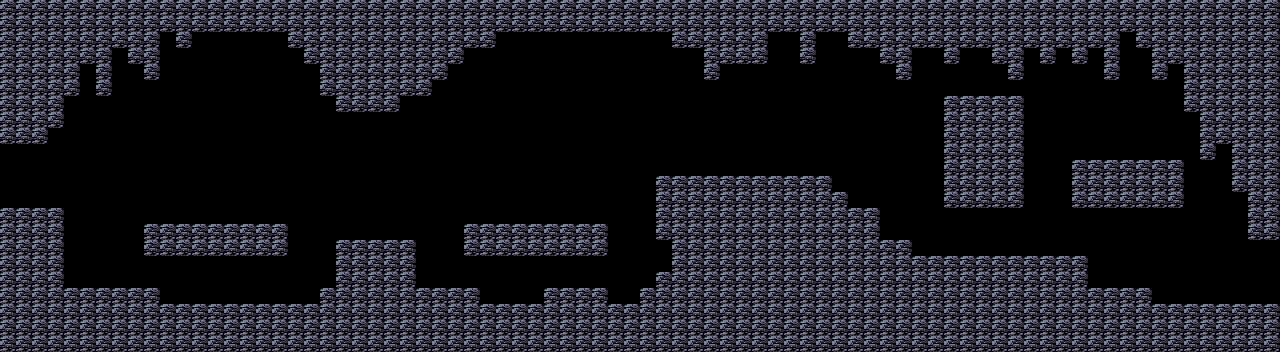

A level layout from a 2D game, rendered from its tile map. Below: a short description, then the map file with its tile-grid data intact:
An orthogonal 80x22 tile map with 16x16 px tiles, 1 tile layer (Collision) and 5 objects (3x Spiky, 2x Zoomer).

<map version="1.10" tiledversion="1.10.2" orientation="orthogonal" renderorder="right-down" width="80" height="22" tilewidth="16" tileheight="16" infinite="0" nextlayerid="3" nextobjectid="14">
 <tileset firstgid="1" source="../tileset/tileset.tsx" />
 <layer id="1" name="Collision" width="80" height="22">
  <data encoding="csv">
1,1,1,1,1,1,1,1,1,1,1,1,1,1,1,1,1,1,1,1,1,1,1,1,1,1,1,1,1,1,1,1,1,1,1,1,1,1,1,1,1,1,1,1,1,1,1,1,1,1,1,1,1,1,1,1,1,1,1,1,1,1,1,1,1,1,1,1,1,1,1,1,1,1,1,1,1,1,1,1,
1,1,1,1,1,1,1,1,1,1,1,1,1,1,1,1,1,1,1,1,1,1,1,1,1,1,1,1,1,1,1,1,1,1,1,1,1,1,1,1,1,1,1,1,1,1,1,1,1,1,1,1,1,1,1,1,1,1,1,1,1,1,1,1,1,1,1,1,1,1,1,1,1,1,1,1,1,1,1,1,
1,1,1,1,1,1,1,1,1,1,0,1,0,0,0,0,0,0,1,1,1,1,1,1,1,1,1,1,1,1,1,0,0,0,0,0,0,0,0,0,0,0,1,1,1,1,1,1,0,0,1,0,0,1,1,1,1,1,1,1,1,1,1,1,1,1,1,1,1,1,0,1,1,1,1,1,1,1,1,1,
1,1,1,1,1,1,1,0,1,1,0,0,0,0,0,0,0,0,0,1,1,1,1,1,1,1,1,1,1,0,0,0,0,0,0,0,0,0,0,0,0,0,0,0,1,1,1,1,0,0,1,0,0,0,0,1,1,0,0,1,0,0,1,1,0,1,0,1,0,1,0,0,1,1,1,1,1,1,1,1,
1,1,1,1,1,0,1,0,0,1,0,0,0,0,0,0,0,0,0,0,1,1,1,1,1,1,1,1,0,0,0,0,0,0,0,0,0,0,0,0,0,0,0,0,1,0,0,0,0,0,0,0,0,0,0,0,1,0,0,0,0,0,0,1,0,0,0,0,0,1,0,0,1,0,1,1,1,1,1,1,
1,1,1,1,1,0,1,0,0,0,0,0,0,0,0,0,0,0,0,0,1,1,1,1,1,1,1,0,0,0,0,0,0,0,0,0,0,0,0,0,0,0,0,0,0,0,0,0,0,0,0,0,0,0,0,0,0,0,0,0,0,0,0,0,0,0,0,0,0,0,0,0,0,0,1,1,1,1,1,1,
1,1,1,1,0,0,0,0,0,0,0,0,0,0,0,0,0,0,0,0,0,1,1,1,1,0,0,0,0,0,0,0,0,0,0,0,0,0,0,0,0,0,0,0,0,0,0,0,0,0,0,0,0,0,0,0,0,0,0,1,1,1,1,1,0,0,0,0,0,0,0,0,0,0,1,1,1,1,1,1,
1,1,1,1,0,0,0,0,0,0,0,0,0,0,0,0,0,0,0,0,0,0,0,0,0,0,0,0,0,0,0,0,0,0,0,0,0,0,0,0,0,0,0,0,0,0,0,0,0,0,0,0,0,0,0,0,0,0,0,1,1,1,1,1,0,0,0,0,0,0,0,0,0,0,0,1,1,1,1,1,
1,1,1,0,0,0,0,0,0,0,0,0,0,0,0,0,0,0,0,0,0,0,0,0,0,0,0,0,0,0,0,0,0,0,0,0,0,0,0,0,0,0,0,0,0,0,0,0,0,0,0,0,0,0,0,0,0,0,0,1,1,1,1,1,0,0,0,0,0,0,0,0,0,0,0,1,1,1,1,1,
0,0,0,0,0,0,0,0,0,0,0,0,0,0,0,0,0,0,0,0,0,0,0,0,0,0,0,0,0,0,0,0,0,0,0,0,0,0,0,0,0,0,0,0,0,0,0,0,0,0,0,0,0,0,0,0,0,0,0,1,1,1,1,1,0,0,0,0,0,0,0,0,0,0,0,1,0,1,1,1,
0,0,0,0,0,0,0,0,0,0,0,0,0,0,0,0,0,0,0,0,0,0,0,0,0,0,0,0,0,0,0,0,0,0,0,0,0,0,0,0,0,0,0,0,0,0,0,0,0,0,0,0,0,0,0,0,0,0,0,1,1,1,1,1,0,0,0,1,1,1,1,1,1,1,0,0,0,1,1,1,
0,0,0,0,0,0,0,0,0,0,0,0,0,0,0,0,0,0,0,0,0,0,0,0,0,0,0,0,0,0,0,0,0,0,0,0,0,0,0,0,0,1,1,1,1,1,1,1,1,1,1,1,0,0,0,0,0,0,0,1,1,1,1,1,0,0,0,1,1,1,1,1,1,1,0,0,0,1,1,1,
0,0,0,0,0,0,0,0,0,0,0,0,0,0,0,0,0,0,0,0,0,0,0,0,0,0,0,0,0,0,0,0,0,0,0,0,0,0,0,0,0,1,1,1,1,1,1,1,1,1,1,1,1,0,0,0,0,0,0,1,1,1,1,1,0,0,0,1,1,1,1,1,1,1,0,0,0,0,1,1,
1,1,1,1,0,0,0,0,0,0,0,0,0,0,0,0,0,0,0,0,0,0,0,0,0,0,0,0,0,0,0,0,0,0,0,0,0,0,0,0,0,1,1,1,1,1,1,1,1,1,1,1,1,1,1,0,0,0,0,0,0,0,0,0,0,0,0,0,0,0,0,0,0,0,0,0,0,0,1,1,
1,1,1,1,0,0,0,0,0,1,1,1,1,1,1,1,1,1,0,0,0,0,0,0,0,0,0,0,0,1,1,1,1,1,1,1,1,1,0,0,0,1,1,1,1,1,1,1,1,1,1,1,1,1,1,0,0,0,0,0,0,0,0,0,0,0,0,0,0,0,0,0,0,0,0,0,0,0,1,1,
1,1,1,1,0,0,0,0,0,1,1,1,1,1,1,1,1,1,0,0,0,1,1,1,1,1,0,0,0,1,1,1,1,1,1,1,1,1,0,0,0,0,1,1,1,1,1,1,1,1,1,1,1,1,1,1,1,0,0,0,0,0,0,0,0,0,0,0,0,0,0,0,0,0,0,0,0,0,0,0,
1,1,1,1,0,0,0,0,0,0,0,0,0,0,0,0,0,0,0,0,0,1,1,1,1,1,0,0,0,0,0,0,0,0,0,0,0,0,0,0,0,0,1,1,1,1,1,1,1,1,1,1,1,1,1,1,1,1,1,1,1,1,1,1,1,1,1,1,0,0,0,0,0,0,0,0,0,0,0,0,
1,1,1,1,0,0,0,0,0,0,0,0,0,0,0,0,0,0,0,0,0,1,1,1,1,1,0,0,0,0,0,0,0,0,0,0,0,0,0,0,0,1,1,1,1,1,1,1,1,1,1,1,1,1,1,1,1,1,1,1,1,1,1,1,1,1,1,1,0,0,0,0,0,0,0,0,0,0,0,0,
1,1,1,1,1,1,1,1,1,1,0,0,0,0,0,0,0,0,0,0,1,1,1,1,1,1,1,1,1,1,0,0,0,0,1,1,1,1,0,0,1,1,1,1,1,1,1,1,1,1,1,1,1,1,1,1,1,1,1,1,1,1,1,1,1,1,1,1,1,1,1,1,0,0,0,0,0,0,0,0,
1,1,1,1,1,1,1,1,1,1,1,1,1,1,1,1,1,1,1,1,1,1,1,1,1,1,1,1,1,1,1,1,1,1,1,1,1,1,1,1,1,1,1,1,1,1,1,1,1,1,1,1,1,1,1,1,1,1,1,1,1,1,1,1,1,1,1,1,1,1,1,1,1,1,1,1,1,1,1,1,
1,1,1,1,1,1,1,1,1,1,1,1,1,1,1,1,1,1,1,1,1,1,1,1,1,1,1,1,1,1,1,1,1,1,1,1,1,1,1,1,1,1,1,1,1,1,1,1,1,1,1,1,1,1,1,1,1,1,1,1,1,1,1,1,1,1,1,1,1,1,1,1,1,1,1,1,1,1,1,1,
1,1,1,1,1,1,1,1,1,1,1,1,1,1,1,1,1,1,1,1,1,1,1,1,1,1,1,1,1,1,1,1,1,1,1,1,1,1,1,1,1,1,1,1,1,1,1,1,1,1,1,1,1,1,1,1,1,1,1,1,1,1,1,1,1,1,1,1,1,1,1,1,1,1,1,1,1,1,1,1
</data>
 </layer>
 <objectgroup id="2" name="Creatures">
  <object id="1" type="Spiky" x="184" y="218.666">
   <point />
  </object>
  <object id="2" type="Spiky" x="534.334" y="217.333">
   <point />
  </object>
  <object id="5" type="Zoomer" x="1099.17" y="153.5">
   <point />
  </object>
  <object id="9" type="Spiky" x="439.667" y="282.333">
   <point />
  </object>
  <object id="13" type="Zoomer" x="955.5" y="89.75">
   <point />
  </object>
 </objectgroup>
</map>
